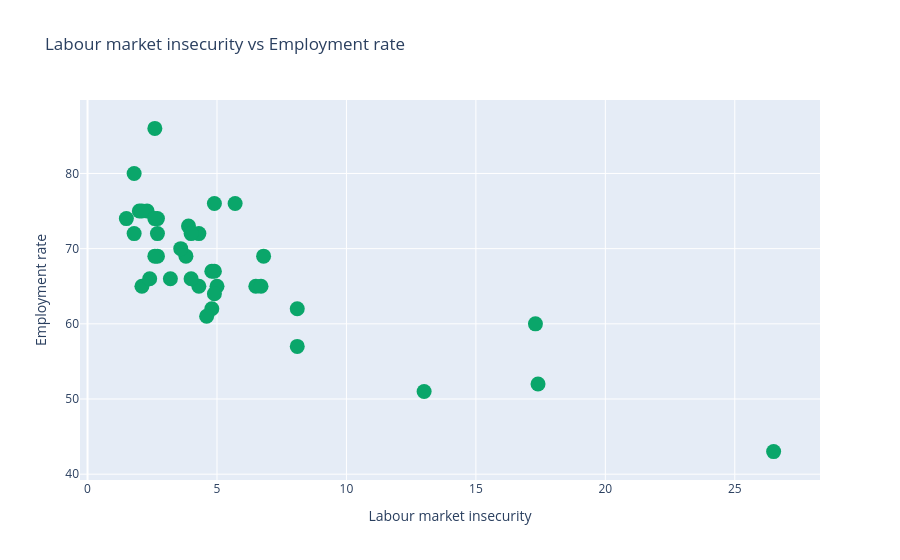

Notebook source saved alongside this figure:
### Markdown cell above
o, co dzieje się poza osiami wykresu określamy w obiekcie Layout. W naszym przypadku dodajemy tytuł wykresu oraz opis osi x oraz y. Zarówno oś x, jak i oś y, możemy modyfikować na wiele więcej sposobów, dlatego do argumentów xaxis oraz yaxis przypisujemy słownik, który my uzupełniamy tylko o tytuł (title).

Jeżeli pracujemy w Jupyter Notebook, możemy wyświetlić wykres jako output (o ile wcześniej uruchomiliśmy funkcję init_notebook_mode(connected=True)). Wystarczy, że użyjemy funkcji iplot i umieścimy w niej obiekt Figure, tak jak poniżej:

### Code cell
iplot(go.Figure(data= data,layout=layout))

### Figure 1 — Plotly figure (JSON) as saved in the notebook; plotly's stock layout.template omitted (floating-point values rounded to 4 significant figures)
{"data": [{"marker": {"color": "rgb(10, 166, 106)", "size": 15}, "mode": "markers", "text": ["Australia", "Austria", "Belgium", "Canada", "Chile", "Czech Republic", "Denmark", "Estonia", "Finland", "France", "Germany", "Greece", "Hungary", "Iceland", "Ireland", "Israel", "Italy", "Japan", "South Korea", "Latvia", "Luxembourg", "Mexico", "Netherlands", "New Zealand", "Norway", "Poland", "Portugal", "Slovak Republic", "Slovenia", "Spain", "Sweden", "Switzerland", "Turkey", "United Kingdom", "USA", "OECD - Total", "Brazil", "Russia", "South Africa"], "type": "scatter", "x": [4.3, 2.7, 4.8, 3.9, 8.1, 1.8, 2.3, 4, 2.7, 5, 2, 17.4, 4.8, 2.6, 2.1, 2.6, 8.1, 1.5, 2.4, 6.8, 3.2, 4.6, 2.1, 4.9, 2.7, 4.3, 6.5, 6.7, 4, 17.3, 5.7, 1.8, 13, 2.6, 3.8, 4.9, 4.9, 3.6, 26.5], "y": [72, 72, 62, 73, 62, 72, 75, 72, 69, 65, 75, 52, 67, 86, 65, 69, 57, 74, 66, 69, 66, 61, 75, 76, 74, 65, 65, 65, 66, 60, 76, 80, 51, 74, 69, 67, 64, 70, 43]}], "layout": {"hovermode": "closest", "title": {"text": "Labour market insecurity vs Employment rate"}, "xaxis": {"title": {"text": "Labour market insecurity"}}, "yaxis": {"title": {"text": "Employment rate"}}}}
